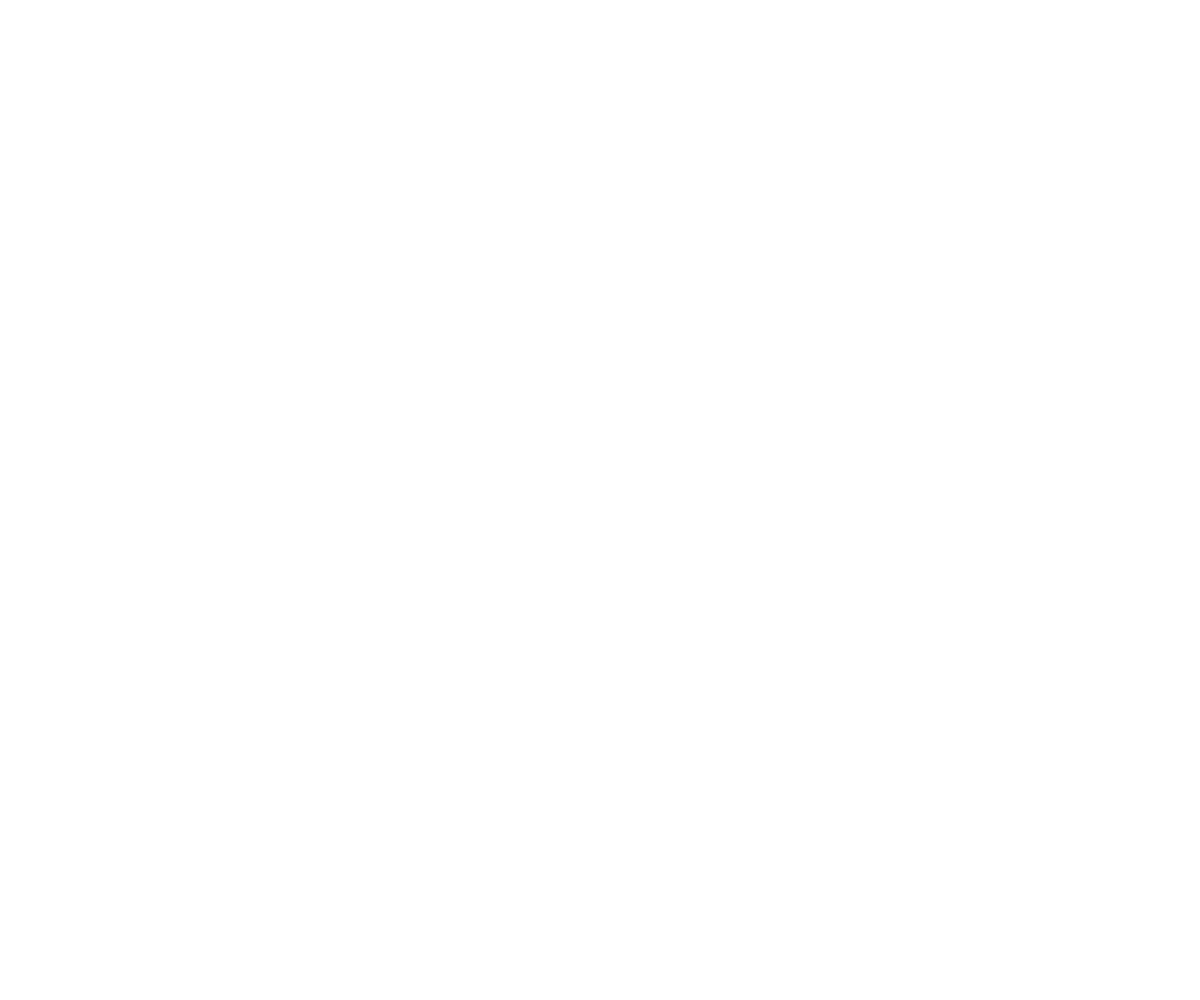
Frame 1 (no input)
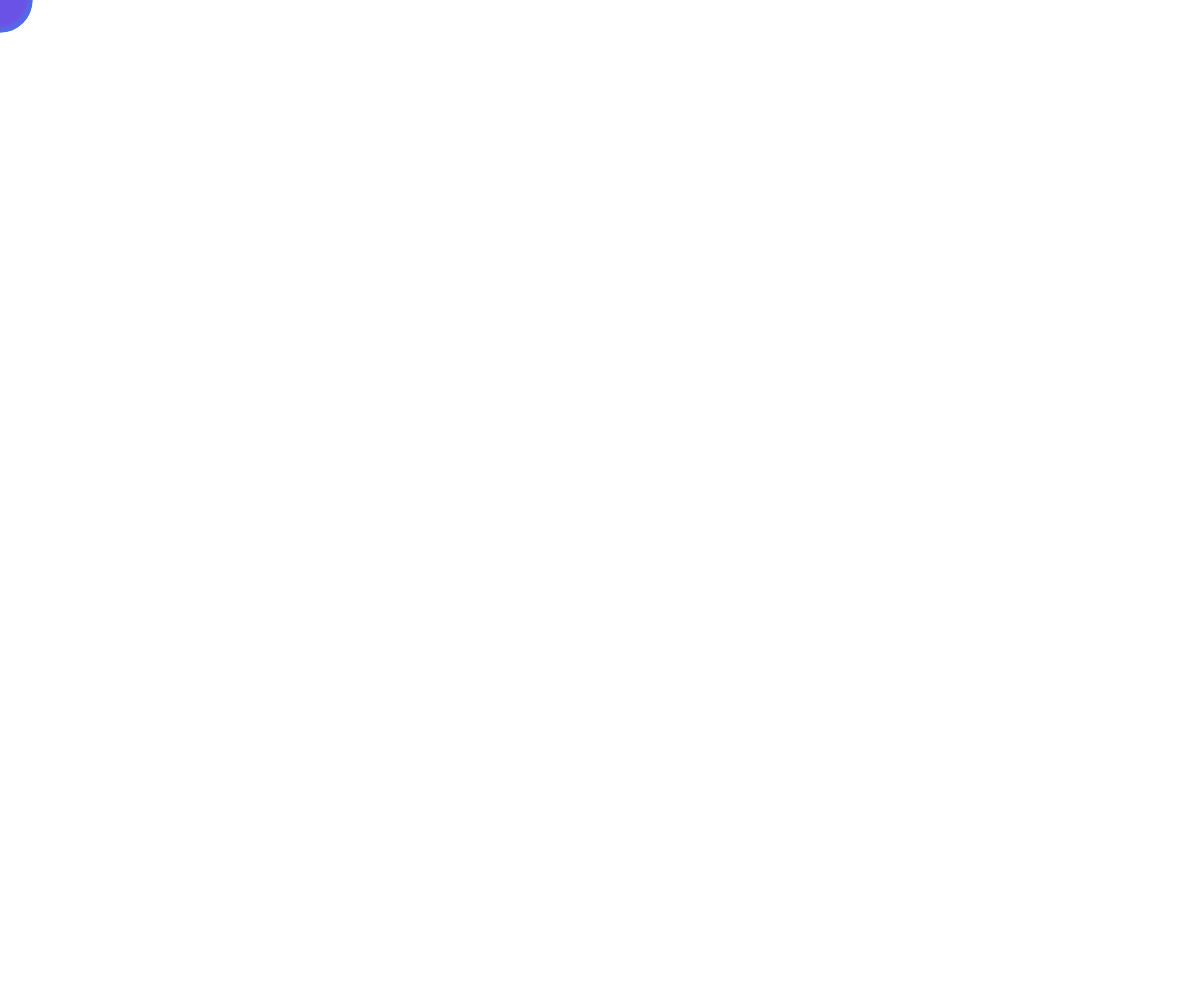
Frame 60 (no input)
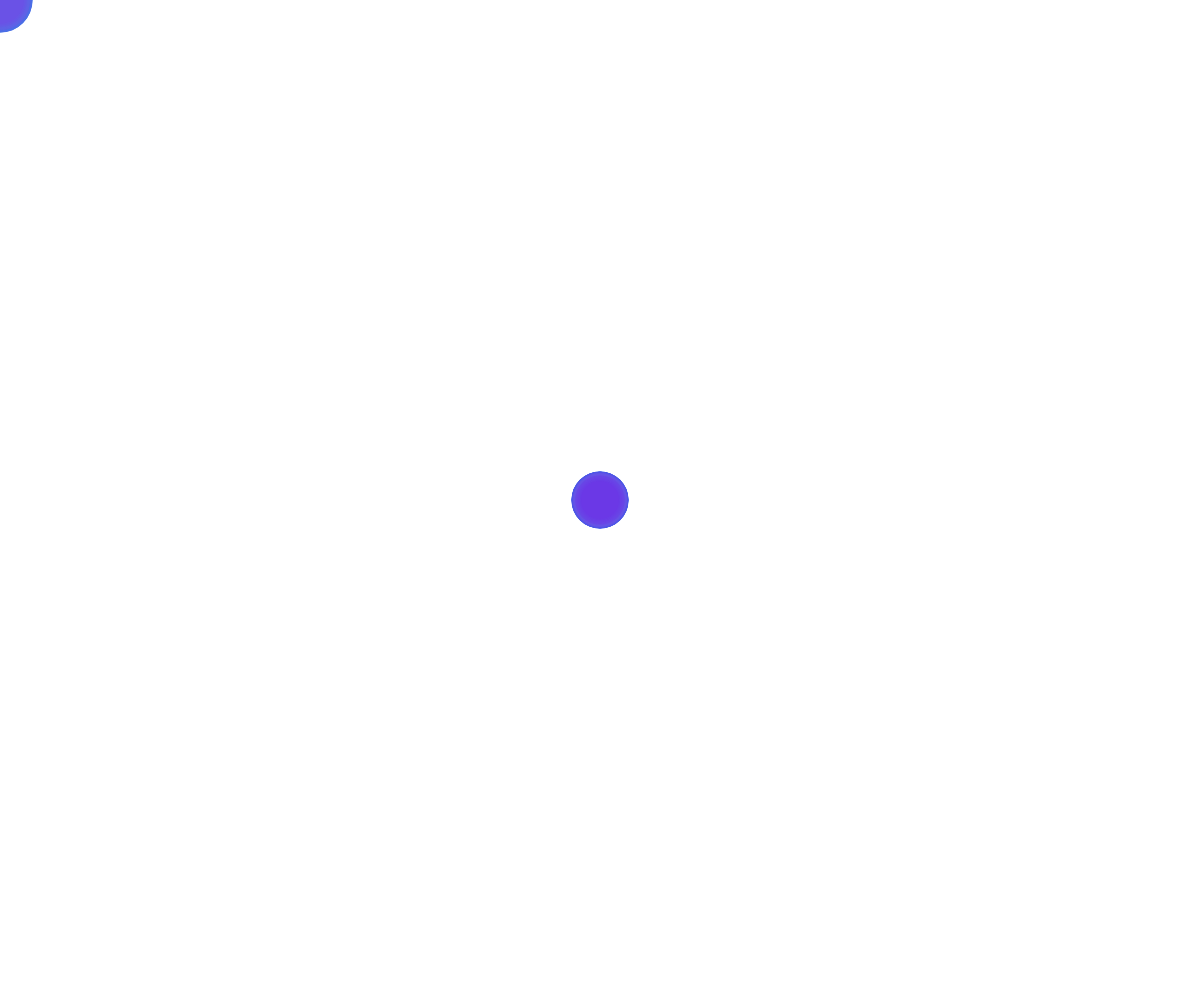
Frame 120 (the mouse pressed at the canvas centre since frame 60)

The p5.js sketch that drew these frames (run headless with seeded random() and noise() and a simulated clock; from frame 60 on, the mouse is pressed at the canvas centre):

// p5.js sketch
// ── sketch.js
//Variation of Sketch 1
//the color and radius change as a result of the noise function
//the colors smoothly transition into one annother usinng the lerp function 

let amt, startColor, newColor, dorRad;

function setup() {
  createCanvas(windowWidth, windowHeight);
  
  //initialize some variables 
  amt = 0;
  startColor = color(255,255,255);
  newColor = color(255, 255, 255);
  dotRad = 50; 

  background(255);
  noStroke();
  fill(startColor);
  ellipse(width/2, height/2, 20, 20);
   
}

function draw() {
  fill(lerpColor(startColor, newColor, amt));
  ellipse(mouseX, mouseY, dotRad, dotRad);
  
  //set the speed at which the colors change
  amt += 0.1;
  
  //when the new color is reached, set the new color as the start color 
  if(amt >= 1){
    amt = 0.0;
    startColor = newColor;
    
    //randomize the colors between some purples shades 
    let r = noise(frameRate() / 300, millis() / 300) * 200;
    let g = noise(millis() / 300) * 200;
    let b = 230;
    newColor = color(r, g, b);
  }
  dotRad = noise(millis() / 400) * 100;
}

//resize the canvas when the browswer window is resized 
function windowResized() {
  resizeCanvas(windowWidth, windowHeight);
}
